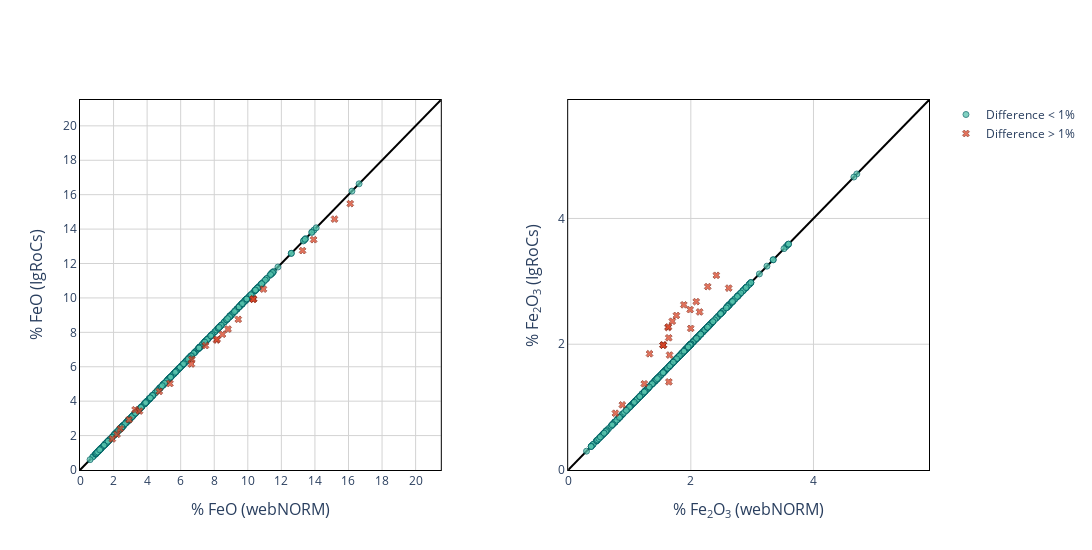

Write notebook code for a chart like this one.
### Markdown cell above
Plot Middlemost corrected FeO and Fe2O3 from webNORM and IgRoCS

### Code cell
# Create a figure with 2 subplots
fig = make_subplots(rows=1, cols=2, horizontal_spacing=0.15)

# Define a 1:1 line on both plots
fig.append_trace(
    go.Scatter(
        x=[0,100],
        y=[0,100],
        showlegend=False,
        mode='lines',
        line=dict(color='black')
        ),
    row=1,
    col=1
)

fig.append_trace(
    go.Scatter(
        x=[0,100],
        y=[0,100],
        showlegend=False,
        mode='lines',
        line=dict(color='black')
        ),
    row=1,
    col=2
)



#### FeO ####
# Create filter for samples that have a difference greater than 1%
pct_diff_filter = abs(web_norms_middlemost['FeO'] - igrocs_input_adj_middlemost['FeO']) > 0.002

# Plot the samples that have a difference less than 1%
fig.append_trace(
go.Scatter(
    x=web_norms_middlemost['FeO'][pct_diff_filter==False],
    y=igrocs_input_adj_middlemost['FeO'][pct_diff_filter==False],
    showlegend=True,
    name='Difference < 1%',
    mode='markers',
    marker=dict(
            color="#57C4AD",
            opacity=0.75,
            line=dict(
                color='#006164',
                width=1))
    ),
row=1,
col=1
)

# Plot the samples that have a difference greater than 0.002%
fig.append_trace(
    go.Scatter(
        x=web_norms_middlemost['FeO'][pct_diff_filter],
        y=igrocs_input_adj_middlemost['FeO'][pct_diff_filter],
        name='Difference > 1%',
        mode='markers',
        marker=dict(
            symbol='x',
            color="#DB4325",
            opacity=0.75,
            line=dict(
                color='#8b2a17',
                width=1)),
                
        ),
    row=1,
    col=1
)

fig.update_xaxes(
    title_text="% FeO (webNORM)",
    title_font = {"size": 16},
    # title_standoff = 5,
    range=[0,web_norms_middlemost['FeO'].max()*1.25],
    dtick=2,
    row=1,
    col=1,
    gridcolor='lightgrey',
    linecolor='black'
    )

fig.update_yaxes(
    title_text='% FeO (IgRoCs)',
    title_font = {"size": 16},
    # title_standoff = 0,
    range=[0,web_norms_middlemost['FeO'].max()*1.25],
    dtick=2,
    row=1,
    col=1,
    gridcolor='lightgrey',
    linecolor='black'
)


#### Fe2O3 ####
# Create filter for samples that have a difference greater than 0.002%
pct_diff_filter = abs(web_norms_middlemost['Fe2O3'] - igrocs_input_adj_middlemost['Fe2O3']) > 0.002

# Plot the samples that have a difference less than 1%
fig.append_trace(
go.Scatter(
    x=web_norms_middlemost['Fe2O3'][pct_diff_filter==False],
    y=igrocs_input_adj_middlemost['Fe2O3'][pct_diff_filter==False],
    showlegend=False,
    mode='markers',
    marker=dict(
            color="#57C4AD",
            opacity=0.75,
            line=dict(
                color='#006164',
                width=1))
    ),
row=1,
col=2
)

# Plot the samples that have a difference greater than 1%
fig.append_trace(
    go.Scatter(
        x=web_norms_middlemost['Fe2O3'][pct_diff_filter],
        y=igrocs_input_adj_middlemost['Fe2O3'][pct_diff_filter],
        showlegend=False,
        mode='markers',
        marker=dict(
            symbol='x',
            color="#DB4325",
            opacity=0.75,
            line=dict(
                color='#8b2a17',
                width=1))
        ),
    row=1,
    col=2
)

# Fe<sub>2</sub>O<sub>3</sub>

fig.update_xaxes(
    title_text="% {} (webNORM)".format('Fe<sub>2</sub>O<sub>3</sub>'),
    title_font = {"size": 16},
    # title_standoff = 5,
    range=[0,web_norms_middlemost['Fe2O3'].max()*1.25],
    dtick=2,
    row=1,
    col=2,
    gridcolor='lightgrey',
    linecolor='black'
    )

fig.update_yaxes(
    title_text='% {} (IgRoCs)'.format('Fe<sub>2</sub>O<sub>3</sub>'),
    title_font = {"size": 16},
    # title_standoff = 0,
    range=[0,web_norms_middlemost['Fe2O3'].max()*1.25],
    dtick=2,
    row=1,
    col=2,
    gridcolor='lightgrey',
    linecolor='black'
)

# Add bounding box

fig.update_xaxes(
    row=1,
    col=1,
    showline=True,
    linewidth=1,
    linecolor='black',
    mirror=True
    )

fig.update_xaxes(
    row=1,
    col=2,
    showline=True,
    linewidth=1,
    linecolor='black',
    mirror=True
    )

fig.update_yaxes(
    row=1,
    col=1,
    showline=True,
    linewidth=1,
    linecolor='black',
    mirror=True
)

fig.update_yaxes(
    row=1,
    col=2,
    showline=True,
    linewidth=1,
    linecolor='black',
    mirror=True
)


fig.update_layout(
    {
        'yaxis1': dict(
        # scaleanchor = "x1",
        scaleratio = 1
        ),
        'yaxis2': dict(
        # scaleanchor = "x2",
        scaleratio = 1
        ),
    }
    )

fig.update_layout(showlegend=True, height=550, width=1100,plot_bgcolor='rgba(0,0,0,0)', title_x=0.5)
fig.show()
fig.write_image('figures/MiddlemostAdjustment_FeO_Fe2O3.png', scale=10)

### Figure 1 — Plotly figure (JSON) as saved in the notebook; plotly's stock layout.template omitted (floating-point values rounded to 4 significant figures; data arrays with more than 128 entries replaced by an {"elided": "..."} marker saying what was removed)
{"data": [{"line": {"color": "black"}, "mode": "lines", "showlegend": false, "type": "scatter", "x": [0, 100], "xaxis": "x", "y": [0, 100], "yaxis": "y"}, {"line": {"color": "black"}, "mode": "lines", "showlegend": false, "type": "scatter", "x": [0, 100], "xaxis": "x2", "y": [0, 100], "yaxis": "y2"}, {"marker": {"color": "#57C4AD", "line": {"color": "#006164", "width": 1}, "opacity": 0.75}, "mode": "markers", "name": "Difference < 1%", "showlegend": true, "type": "scatter", "x": {"elided": "527 float values"}, "xaxis": "x", "y": {"elided": "527 float values"}, "yaxis": "y"}, {"marker": {"color": "#DB4325", "line": {"color": "#8b2a17", "width": 1}, "opacity": 0.75, "symbol": "x"}, "mode": "markers", "name": "Difference > 1%", "type": "scatter", "x": [7.48, 8.135, 8.822, 6.664, 8.491, 9.431, 6.635, 2.208, 4.727, 10.34, 1.925, 10.33, 3.285, 10.32, 2.924, 2.398, 5.361, 16.1, 3.545, 13.26, 8.173, 10.93, 13.92, 15.17], "xaxis": "x", "y": [7.23, 7.554, 8.191, 6.434, 7.885, 8.756, 6.161, 2.071, 4.569, 9.944, 1.805, 9.931, 3.503, 9.923, 2.926, 2.396, 5.027, 15.48, 3.427, 12.75, 7.589, 10.51, 13.39, 14.58], "yaxis": "y"}, {"marker": {"color": "#57C4AD", "line": {"color": "#006164", "width": 1}, "opacity": 0.75}, "mode": "markers", "showlegend": false, "type": "scatter", "x": {"elided": "529 float values"}, "xaxis": "x2", "y": {"elided": "529 float values"}, "yaxis": "y2"}, {"marker": {"color": "#DB4325", "line": {"color": "#8b2a17", "width": 1}, "opacity": 0.75, "symbol": "x"}, "mode": "markers", "showlegend": false, "type": "scatter", "x": [2.618, 1.627, 1.765, 1.999, 1.698, 1.886, 1.327, 0.883, 1.654, 1.552, 0.77, 1.549, 1.642, 1.548, 2.144, 2.416, 1.241, 1.989, 1.635, 1.64, 2.088, 2.276], "xaxis": "x2", "y": [2.892, 2.266, 2.457, 2.252, 2.365, 2.627, 1.848, 1.036, 1.828, 1.989, 0.9025, 1.986, 1.401, 1.985, 2.514, 3.096, 1.371, 2.55, 2.277, 2.102, 2.677, 2.916], "yaxis": "y2"}], "layout": {"height": 550, "plot_bgcolor": "rgba(0,0,0,0)", "showlegend": true, "title": {"x": 0.5}, "width": 1100, "xaxis": {"anchor": "y", "domain": [0, 0.425], "dtick": 2, "gridcolor": "lightgrey", "linecolor": "black", "linewidth": 1, "mirror": true, "range": [0, 21.5], "showline": true, "title": {"font": {"size": 16}, "text": "% FeO (webNORM)"}}, "xaxis2": {"anchor": "y2", "domain": [0.575, 1], "dtick": 2, "gridcolor": "lightgrey", "linecolor": "black", "linewidth": 1, "mirror": true, "range": [0, 5.884], "showline": true, "title": {"font": {"size": 16}, "text": "% Fe<sub>2</sub>O<sub>3</sub> (webNORM)"}}, "yaxis": {"anchor": "x", "domain": [0, 1], "dtick": 2, "gridcolor": "lightgrey", "linecolor": "black", "linewidth": 1, "mirror": true, "range": [0, 21.5], "scaleratio": 1, "showline": true, "title": {"font": {"size": 16}, "text": "% FeO (IgRoCs)"}}, "yaxis2": {"anchor": "x2", "domain": [0, 1], "dtick": 2, "gridcolor": "lightgrey", "linecolor": "black", "linewidth": 1, "mirror": true, "range": [0, 5.884], "scaleratio": 1, "showline": true, "title": {"font": {"size": 16}, "text": "% Fe<sub>2</sub>O<sub>3</sub> (IgRoCs)"}}}}
